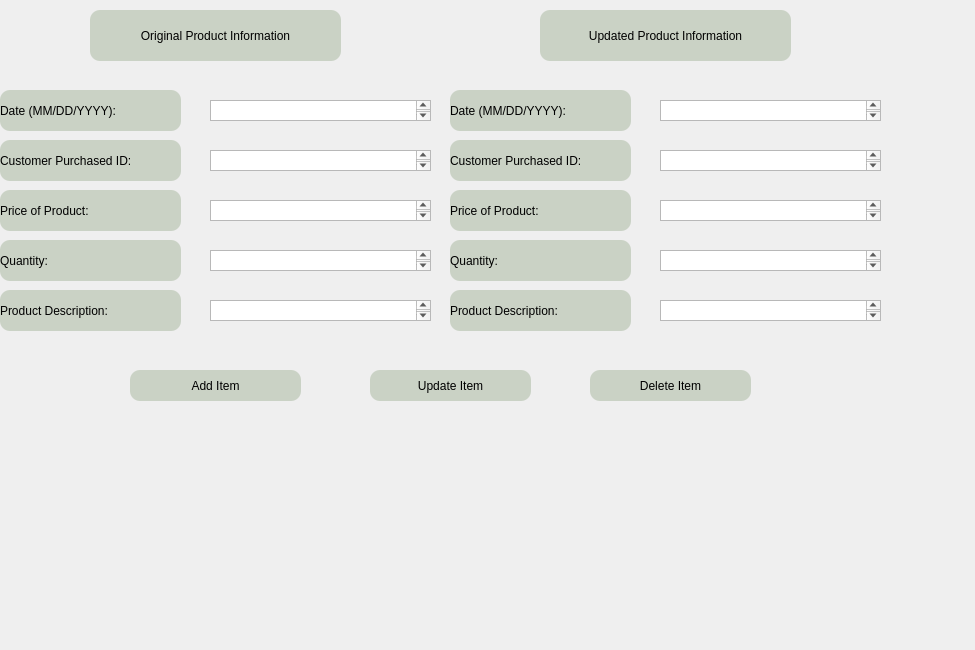
<?xml version="1.0" encoding="UTF-8"?>
<ui version="4.0">
 <class>Inventory</class>
 <widget class="QDialog" name="Inventory">
  <property name="geometry">
   <rect>
    <x>0</x>
    <y>0</y>
    <width>975</width>
    <height>650</height>
   </rect>
  </property>
  <property name="windowTitle">
   <string>Inventory</string>
  </property>
  <widget class="QPushButton" name="Update">
   <property name="geometry">
    <rect>
     <x>370</x>
     <y>370</y>
     <width>161</width>
     <height>31</height>
    </rect>
   </property>
   <property name="styleSheet">
    <string notr="true">background-color: rgb(202, 210, 197);
color:rgb(0, 0, 0);
font: 350 13pt &quot;Nirmala UI&quot;;
border-radius:10px;
</string>
   </property>
   <property name="text">
    <string>Update Item</string>
   </property>
  </widget>
  <widget class="QPushButton" name="Add">
   <property name="geometry">
    <rect>
     <x>130</x>
     <y>370</y>
     <width>171</width>
     <height>31</height>
    </rect>
   </property>
   <property name="styleSheet">
    <string notr="true">background-color: rgb(202, 210, 197);
color:rgb(0, 0, 0);
font: 350 13pt &quot;Nirmala UI&quot;;
border-radius:10px;
</string>
   </property>
   <property name="text">
    <string>Add Item</string>
   </property>
  </widget>
  <widget class="QPushButton" name="Delete">
   <property name="geometry">
    <rect>
     <x>590</x>
     <y>370</y>
     <width>161</width>
     <height>31</height>
    </rect>
   </property>
   <property name="styleSheet">
    <string notr="true">background-color: rgb(202, 210, 197);
color:rgb(0, 0, 0);
font: 350 13pt &quot;Nirmala UI&quot;;
border-radius:10px;
</string>
   </property>
   <property name="text">
    <string>Delete Item</string>
   </property>
  </widget>
  <widget class="QTextEdit" name="originalCustomerPurchased">
   <property name="geometry">
    <rect>
     <x>210</x>
     <y>150</y>
     <width>221</width>
     <height>21</height>
    </rect>
   </property>
  </widget>
  <widget class="QTextEdit" name="originalProductDescription">
   <property name="geometry">
    <rect>
     <x>210</x>
     <y>300</y>
     <width>221</width>
     <height>21</height>
    </rect>
   </property>
  </widget>
  <widget class="QLabel" name="originalDate">
   <property name="geometry">
    <rect>
     <x>0</x>
     <y>90</y>
     <width>181</width>
     <height>41</height>
    </rect>
   </property>
   <property name="styleSheet">
    <string notr="true">background-color: rgb(202, 210, 197);
color:rgb(0, 0, 0);
font: 350 13pt &quot;Nirmala UI&quot;;
border-radius:10px;
</string>
   </property>
   <property name="text">
    <string>Date (MM/DD/YYYY):  </string>
   </property>
  </widget>
  <widget class="QLabel" name="label_7">
   <property name="geometry">
    <rect>
     <x>0</x>
     <y>290</y>
     <width>181</width>
     <height>41</height>
    </rect>
   </property>
   <property name="styleSheet">
    <string notr="true">background-color: rgb(202, 210, 197);
color:rgb(0, 0, 0);
font: 350 13pt &quot;Nirmala UI&quot;;
border-radius:10px;
</string>
   </property>
   <property name="text">
    <string>Product Description:</string>
   </property>
  </widget>
  <widget class="QLabel" name="label_6">
   <property name="geometry">
    <rect>
     <x>0</x>
     <y>240</y>
     <width>181</width>
     <height>41</height>
    </rect>
   </property>
   <property name="styleSheet">
    <string notr="true">background-color: rgb(202, 210, 197);
color:rgb(0, 0, 0);
font: 350 13pt &quot;Nirmala UI&quot;;
border-radius:10px;
</string>
   </property>
   <property name="text">
    <string>Quantity: </string>
   </property>
  </widget>
  <widget class="QTextEdit" name="originalPriceOfProduct">
   <property name="geometry">
    <rect>
     <x>210</x>
     <y>200</y>
     <width>221</width>
     <height>21</height>
    </rect>
   </property>
  </widget>
  <widget class="QLabel" name="label_4">
   <property name="geometry">
    <rect>
     <x>0</x>
     <y>140</y>
     <width>181</width>
     <height>41</height>
    </rect>
   </property>
   <property name="styleSheet">
    <string notr="true">background-color: rgb(202, 210, 197);
color:rgb(0, 0, 0);
font: 350 13pt &quot;Nirmala UI&quot;;
border-radius:10px;
</string>
   </property>
   <property name="text">
    <string>Customer Purchased ID:</string>
   </property>
  </widget>
  <widget class="QLabel" name="label_5">
   <property name="geometry">
    <rect>
     <x>0</x>
     <y>190</y>
     <width>181</width>
     <height>41</height>
    </rect>
   </property>
   <property name="styleSheet">
    <string notr="true">background-color: rgb(202, 210, 197);
color:rgb(0, 0, 0);
font: 350 13pt &quot;Nirmala UI&quot;;
border-radius:10px;
</string>
   </property>
   <property name="text">
    <string>Price of Product:</string>
   </property>
  </widget>
  <widget class="QLabel" name="label_2">
   <property name="geometry">
    <rect>
     <x>90</x>
     <y>10</y>
     <width>251</width>
     <height>51</height>
    </rect>
   </property>
   <property name="layoutDirection">
    <enum>Qt::LeftToRight</enum>
   </property>
   <property name="autoFillBackground">
    <bool>false</bool>
   </property>
   <property name="styleSheet">
    <string notr="true">background-color: rgb(202, 210, 197);
color:rgb(0, 0, 0);
font: 350 13pt &quot;Nirmala UI&quot;;
border-radius:10px;
</string>
   </property>
   <property name="text">
    <string>Original Product Information</string>
   </property>
   <property name="alignment">
    <set>Qt::AlignCenter</set>
   </property>
   <property name="wordWrap">
    <bool>false</bool>
   </property>
  </widget>
  <widget class="QTextEdit" name="originalQuantity">
   <property name="geometry">
    <rect>
     <x>210</x>
     <y>250</y>
     <width>221</width>
     <height>21</height>
    </rect>
   </property>
  </widget>
  <widget class="QTextEdit" name="originalDate_2">
   <property name="geometry">
    <rect>
     <x>210</x>
     <y>100</y>
     <width>221</width>
     <height>21</height>
    </rect>
   </property>
  </widget>
  <widget class="QLabel" name="label_3">
   <property name="geometry">
    <rect>
     <x>540</x>
     <y>10</y>
     <width>251</width>
     <height>51</height>
    </rect>
   </property>
   <property name="layoutDirection">
    <enum>Qt::LeftToRight</enum>
   </property>
   <property name="autoFillBackground">
    <bool>false</bool>
   </property>
   <property name="styleSheet">
    <string notr="true">background-color: rgb(202, 210, 197);
color:rgb(0, 0, 0);
font: 350 13pt &quot;Nirmala UI&quot;;
border-radius:10px;
</string>
   </property>
   <property name="text">
    <string>Updated Product Information</string>
   </property>
   <property name="alignment">
    <set>Qt::AlignCenter</set>
   </property>
   <property name="wordWrap">
    <bool>false</bool>
   </property>
  </widget>
  <widget class="QTextEdit" name="updatedProductDescription">
   <property name="geometry">
    <rect>
     <x>660</x>
     <y>300</y>
     <width>221</width>
     <height>21</height>
    </rect>
   </property>
  </widget>
  <widget class="QTextEdit" name="updatedDate">
   <property name="geometry">
    <rect>
     <x>660</x>
     <y>100</y>
     <width>221</width>
     <height>21</height>
    </rect>
   </property>
  </widget>
  <widget class="QLabel" name="label_8">
   <property name="geometry">
    <rect>
     <x>450</x>
     <y>240</y>
     <width>181</width>
     <height>41</height>
    </rect>
   </property>
   <property name="styleSheet">
    <string notr="true">background-color: rgb(202, 210, 197);
color:rgb(0, 0, 0);
font: 350 13pt &quot;Nirmala UI&quot;;
border-radius:10px;
</string>
   </property>
   <property name="text">
    <string>Quantity: </string>
   </property>
  </widget>
  <widget class="QLabel" name="label_9">
   <property name="geometry">
    <rect>
     <x>450</x>
     <y>290</y>
     <width>181</width>
     <height>41</height>
    </rect>
   </property>
   <property name="styleSheet">
    <string notr="true">background-color: rgb(202, 210, 197);
color:rgb(0, 0, 0);
font: 350 13pt &quot;Nirmala UI&quot;;
border-radius:10px;
</string>
   </property>
   <property name="text">
    <string>Product Description:</string>
   </property>
  </widget>
  <widget class="QLabel" name="label_10">
   <property name="geometry">
    <rect>
     <x>450</x>
     <y>90</y>
     <width>181</width>
     <height>41</height>
    </rect>
   </property>
   <property name="styleSheet">
    <string notr="true">background-color: rgb(202, 210, 197);
color:rgb(0, 0, 0);
font: 350 13pt &quot;Nirmala UI&quot;;
border-radius:10px;
</string>
   </property>
   <property name="text">
    <string>Date (MM/DD/YYYY):  </string>
   </property>
  </widget>
  <widget class="QTextEdit" name="updatedPriceOfProduct">
   <property name="geometry">
    <rect>
     <x>660</x>
     <y>200</y>
     <width>221</width>
     <height>21</height>
    </rect>
   </property>
  </widget>
  <widget class="QTextEdit" name="updatedCustomerPurchased">
   <property name="geometry">
    <rect>
     <x>660</x>
     <y>150</y>
     <width>221</width>
     <height>21</height>
    </rect>
   </property>
  </widget>
  <widget class="QLabel" name="label_11">
   <property name="geometry">
    <rect>
     <x>450</x>
     <y>140</y>
     <width>181</width>
     <height>41</height>
    </rect>
   </property>
   <property name="styleSheet">
    <string notr="true">background-color: rgb(202, 210, 197);
color:rgb(0, 0, 0);
font: 350 13pt &quot;Nirmala UI&quot;;
border-radius:10px;
</string>
   </property>
   <property name="text">
    <string>Customer Purchased ID:</string>
   </property>
  </widget>
  <widget class="QLabel" name="label_12">
   <property name="geometry">
    <rect>
     <x>450</x>
     <y>190</y>
     <width>181</width>
     <height>41</height>
    </rect>
   </property>
   <property name="styleSheet">
    <string notr="true">background-color: rgb(202, 210, 197);
color:rgb(0, 0, 0);
font: 350 13pt &quot;Nirmala UI&quot;;
border-radius:10px;
</string>
   </property>
   <property name="text">
    <string>Price of Product:</string>
   </property>
  </widget>
  <widget class="QTextEdit" name="updatedQuantity">
   <property name="geometry">
    <rect>
     <x>660</x>
     <y>250</y>
     <width>221</width>
     <height>21</height>
    </rect>
   </property>
  </widget>
 </widget>
 <resources/>
 <connections/>
</ui>
